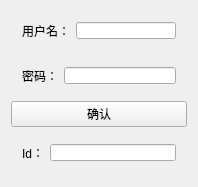
<?xml version="1.0" encoding="UTF-8"?>
<ui version="4.0">
 <class>LoginClass</class>
 <widget class="QMainWindow" name="LoginClass">
  <property name="geometry">
   <rect>
    <x>0</x>
    <y>0</y>
    <width>198</width>
    <height>187</height>
   </rect>
  </property>
  <property name="windowTitle">
   <string>Login</string>
  </property>
  <widget class="QWidget" name="centralWidget">
   <widget class="QWidget" name="widget_3" native="true">
    <property name="geometry">
     <rect>
      <x>0</x>
      <y>0</y>
      <width>198</width>
      <height>182</height>
     </rect>
    </property>
    <layout class="QVBoxLayout" name="verticalLayout">
     <item>
      <widget class="QWidget" name="widget" native="true">
       <layout class="QHBoxLayout" name="horizontalLayout">
        <item>
         <widget class="QLabel" name="label">
          <property name="text">
           <string>用户名：</string>
          </property>
         </widget>
        </item>
        <item>
         <widget class="QLineEdit" name="name"/>
        </item>
       </layout>
      </widget>
     </item>
     <item>
      <widget class="QWidget" name="widget_2" native="true">
       <layout class="QHBoxLayout" name="horizontalLayout_2">
        <item>
         <widget class="QLabel" name="label_2">
          <property name="text">
           <string>密码：</string>
          </property>
         </widget>
        </item>
        <item>
         <widget class="QLineEdit" name="psd"/>
        </item>
       </layout>
      </widget>
     </item>
     <item>
      <widget class="QPushButton" name="ok">
       <property name="text">
        <string>确认</string>
       </property>
      </widget>
     </item>
     <item>
      <widget class="QWidget" name="widget_4" native="true">
       <layout class="QHBoxLayout" name="horizontalLayout_3">
        <item>
         <widget class="QLabel" name="label_3">
          <property name="text">
           <string>Id：</string>
          </property>
         </widget>
        </item>
        <item>
         <widget class="QLineEdit" name="id"/>
        </item>
       </layout>
      </widget>
     </item>
    </layout>
   </widget>
  </widget>
 </widget>
 <layoutdefault spacing="6" margin="11"/>
 <resources/>
 <connections/>
</ui>
